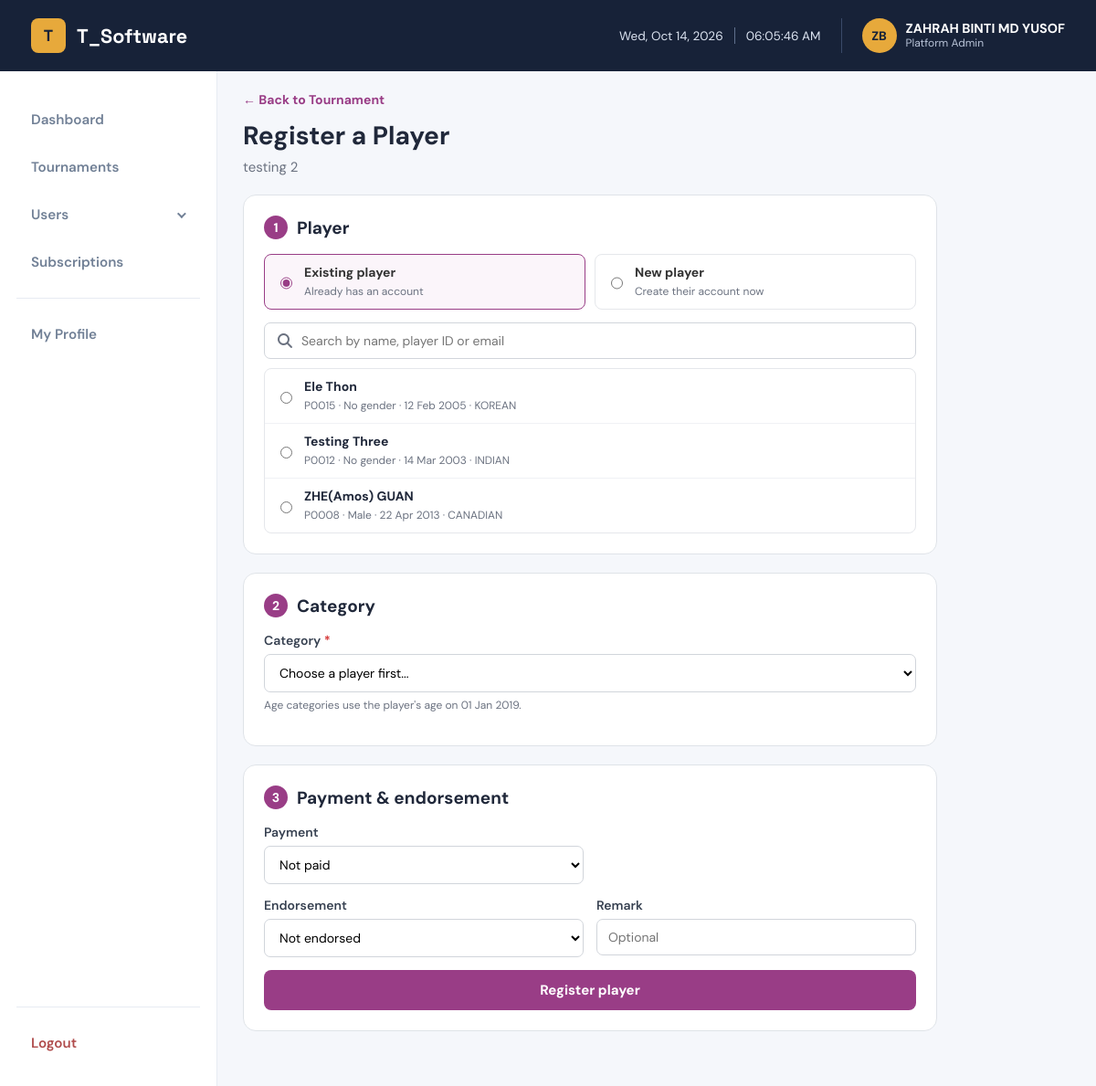
Page /admin/admin_register_player.php?id=57 (signed in) on the committed database.
### tables this page shows
CREATE TABLE `tournament` (
  `tournamentID` int(11) NOT NULL,
  `tournament_startdate` datetime NOT NULL,
  `tournament_enddate` datetime NOT NULL,
  `tournament_name` varchar(255) NOT NULL,
  `tournament_description` mediumtext NOT NULL,
  `tournament_detail_link` varchar(255) NOT NULL,
  `tournament_location` varchar(255) NOT NULL,
  `tournament_country` varchar(100) DEFAULT NULL,
  `tournament_fee` varchar(255) NOT NULL,
  `tournament_deadline` datetime NOT NULL,
  `tournament_age_cutoff` date DEFAULT NULL,
  `tournament_type` varchar(50) NOT NULL,
  `tournament_tshirt_size` varchar(255) DEFAULT NULL,
  `tournament_picture` varchar(255) DEFAULT NULL,
  `registration_field` varchar(10000) NOT NULL,
  `creatorID` varchar(255) NOT NULL
);

CREATE TABLE `players` (
  `playerID` varchar(255) NOT NULL COMMENT 'Player ID',
  `player_email` varchar(255) DEFAULT NULL COMMENT 'Email',
  `player_password` varchar(50) NOT NULL COMMENT 'Player Password',
  `player_full_name` varchar(255) NOT NULL COMMENT 'Full Name',
  `player_first_name` varchar(255) NOT NULL COMMENT 'First Name',
  `player_last_name` varchar(255) NOT NULL COMMENT 'Last Name',
  `player_nationalid` varchar(255) DEFAULT NULL COMMENT 'IC',
  `player_passport` varchar(255) NOT NULL COMMENT 'Passport',
  `player_dob` date NOT NULL COMMENT 'Date of Birth',
  `player_gender` varchar(10) NOT NULL COMMENT 'Gender',
  `player_nationality` varchar(255) NOT NULL COMMENT 'Nationality',
  `player_contact` varchar(50) NOT NULL COMMENT 'Contact Number',
  `player_register` timestamp NOT NULL DEFAULT current_timestamp() COMMENT 'Registration Date',
  `asf_member_no` varchar(255) DEFAULT NULL COMMENT 'ASF Membership No',
  `spin_number` varchar(255) DEFAULT NULL COMMENT 'WSF Spin No',
  `national_ranking` varchar(255) DEFAULT NULL COMMENT 'National Ranking',
  `ajss_ranking` varchar(255) NOT NULL COMMENT 'AJSS Ranking',
  `world_ranking` varchar(255) NOT NULL COMMENT 'World Ranking',
  `player_status` varchar(7) NOT NULL COMMENT 'Status',
  `player_active` enum('active','inactive') NOT NULL DEFAULT 'active' COMMENT 'Active Status',
  `player_profile` varchar(255) DEFAULT NULL COMMENT 'Profile Picture'
);

### admin/admin_register_player.php (the view, shortened to what the rows shown need)
<?php
require_once '../db.php';
require_once 'admin_auth.php';
require_once '../platform_fee.php';
require_once '../registration_functions.php';
$tournamentID = isset($_GET['id']) ? intval($_GET['id']) : 0;
$stmt = $conn->prepare("SELECT * FROM tournament WHERE tournamentID = ?");
$stmt->bind_param("i", $tournamentID);
$stmt->execute();
$tournament = $stmt->get_result()->fetch_assoc();
$categories = getCategories($conn, $tournamentID);
$subscriptionUnpaid = platformFeeUnpaid($conn, $tournamentID);
$cutoff = $tournament['tournament_age_cutoff'];
$hasCutoff = ageOnCutoff('2000-01-01', $cutoff) !== null;
$stmt = $conn->prepare("
    SELECT playerID, player_full_name, player_gender, player_dob, player_nationality, player_email
    FROM players
    WHERE player_active = 'active'
      AND playerID NOT IN (SELECT playerID FROM tournament_register WHERE tournamentID = ? AND playerID IS NOT NULL)
    ORDER BY player_full_name
");
$stmt->bind_param("i", $tournamentID);
$stmt->execute();
$availablePlayers = $stmt->get_result()->fetch_all(MYSQLI_ASSOC);
function normalGender($value)
{
    $value = strtolower(trim((string) $value));
    return in_array($value, ['male', 'female'], true) ? $value : null;
}
$form = [
    'player_mode' => 'existing',
    'playerID' => '',
    'first_name' => '',
    'last_name' => '',
    'gender' => '',
    'dob' => '',
    'nationality' => '',
    'email' => '',
    'contact' => '',
    'national_ranking' => '',
    'ajss_ranking' => '',
    'world_ranking' => '',
    'category' => '',
    'payment_status' => 'NOT PAID',
    'amount_paid' => '',
    'endorsement' => 'NOT ENDORSED',
    'admin_remark' => '',
];
?>
<!DOCTYPE html>
<html lang="en">
<head>
    <link rel="stylesheet" href="https://cdnjs.cloudflare.com/ajax/libs/font-awesome/7.0.1/css/all.min.css">
    <link href="./assets/style.css" rel="stylesheet" type="text/css">
    <link href="./assets/admins.css?v=<?= filemtime(__DIR__ . '/assets/admins.css') ?>" rel="stylesheet" type="text/css">
    <link href="./assets/register_player.css?v=<?= filemtime(__DIR__ . '/assets/register_player.css') ?>" rel="stylesheet" type="text/css">
</head>
<body>
    <?php require_once 'admin_navbar.php'; ?>
    <main class="admins-page">
        <div class="page-title">
            <h1>Register a Player</h1>
            <p><?= htmlspecialchars($tournament['tournament_name']) ?></p>
        </div>
        <?php if ($subscriptionUnpaid): ?>
            <section class="card form-page">
                <p class="muted-text closed-note">
                    <i class="fa-solid fa-lock"></i>
                    Registration for this tournament is closed until the T_Software subscription is paid.
                    <?php if (!isPlatformAdmin()): ?>
                        <a href="admin_platform_payment.php?id=<?= $tournamentID ?>">Pay now</a>
                    <?php endif; ?>
                </p>
            </section>
        <?php elseif (!$categories): ?>
            <section class="card form-page">
                <p class="muted-text closed-note">This tournament has no categories yet, so players can't be registered.</p>
            </section>
        <?php else: ?>
            <form method="POST" action="admin_register_player.php?id=<?= $tournamentID ?>" class="add-form register-form" id="registerForm">
                <section class="card">
                    <h2><span class="step">1</span> Player</h2>
                    <div id="existingPlayer">
                        <?php if ($availablePlayers): ?>
                            <div class="player-pick" id="playerList">
                                <?php foreach ($availablePlayers as $candidate): ?>
                                    <?php
                                    $candidateAge = ageOnCutoff($candidate['player_dob'], $cutoff);
                                    $candidateGender = normalGender($candidate['player_gender']);
                                    ?>
                                    <label class="player-option"
                                           data-search="<?= htmlspecialchars(strtolower($candidate['playerID'] . ' ' . $candidate['player_full_name'] . ' ' . $candidate['player_email'])) ?>"
                                           data-gender="<?= htmlspecialchars((string) $candidateGender) ?>"
                                           data-age="<?= $candidateAge === null ? '' : (int) $candidateAge ?>">
                                        <input type="radio" name="playerID" value="<?= htmlspecialchars($candidate['playerID']) ?>"
                                            <?= $form['playerID'] === $candidate['playerID'] ? 'checked' : '' ?>>
                                        <span class="player-text">
                                            <strong><?= htmlspecialchars($candidate['player_full_name']) ?></strong>
                                            <small>
                                                <?= htmlspecialchars($candidate['playerID']) ?>
                                                &middot; <?= htmlspecialchars($candidateGender ? ucfirst($candidateGender) : 'No gender') ?>
                                                &middot; <?= $candidate['player_dob'] && strpos($candidate['player_dob'], '0000') !== 0 ? date('d M Y', strtotime($candidate['player_dob'])) : 'No date of birth' ?>
                                                &middot; <?= htmlspecialchars($candidate['player_nationality'] ?: '-') ?>
                                            </small>
                                        </span>
                                    </label>
                                <?php endforeach; ?>
                            </div>
                        <?php else: ?>
                            <p class="muted-text">Every player is already registered in this tournament. Add a new player instead.</p>
                        <?php endif; ?>
                    </div>
                </section>
                <section class="card">
                    <h2><span class="step">2</span> Category</h2>
                    <div class="form-group">
                        <label for="category">Category <span class="required">*</span></label>
                        <select id="category" name="category" required>
                            <option value="">Choose a player first...</option>
                        </select>
                        <small class="field-hint" id="categoryHint">
                            <?= $hasCutoff
                                ? 'Age categories use the player\'s age on ' . date('d M Y', strtotime($cutoff)) . '.'
                                : 'This tournament has no age cut-off date.' ?>
                        </small>
                    </div>
                </section>
                <section class="card">
                    <h2><span class="step">3</span> Payment &amp; endorsement</h2>
                </section>
            </form>
        <?php endif; ?>
    </main>
</body>
</html>

### admin/admin_navbar.php (shortened to what the rows shown need)
<header class="site-header">
    <nav>
        <div class="nav-right">
            <?php
            $navName = $currentAdmin['admin_name'] ?? '';
            $navInitials = strtoupper(implode('', array_map(function ($word) {
                return substr($word, 0, 1);
            }, array_slice(preg_split('/\s+/', trim($navName)), 0, 2))));
            $navPhoto = null;
            ?>
            <a href="admin_my_profile.php" class="nav-user" title="My Profile">
                <span class="nav-avatar">
                    <?php if ($navPhoto): ?>
                        <img src="<?= htmlspecialchars($navPhoto) ?>" alt="">
                    <?php else: ?>
                        <?= htmlspecialchars($navInitials) ?>
                    <?php endif; ?>
                </span>
                <span class="nav-user-text">
                    <strong><?= htmlspecialchars($navName) ?></strong>
                    <small><?= isPlatformAdmin() ? 'Platform Admin' : 'Tournament Organizer' ?></small>
                </span>
            </a>
        </div>
    </nav>
</header>

### rows in the picture
tournament: tournament_name "testing 2", tournament_age_cutoff "01 Jan 2019"
players: playerID "☐ Ele Thon P0015 · No gender · 1", player_full_name "Ele Thon", playerID "P0015", candidateGender "No gender", player_dob "12 Feb 2005", player_nationality "KOREAN"
players: playerID "☐ Testing Three P0012 · No gende", player_full_name "Testing Three", playerID "P0012", candidateGender "No gender", player_dob "14 Mar 2003", player_nationality "INDIAN"
players: playerID "☐ ZHE(Amos) GUAN P0008 · Male ·", player_full_name "ZHE(Amos) GUAN", playerID "P0008", player_gender "Male", player_dob "22 Apr 2013", player_nationality "CANADIAN"

### other values in the picture
$navInitials "ZB"
$navName "ZAHRAH BINTI MD YUSOF"
